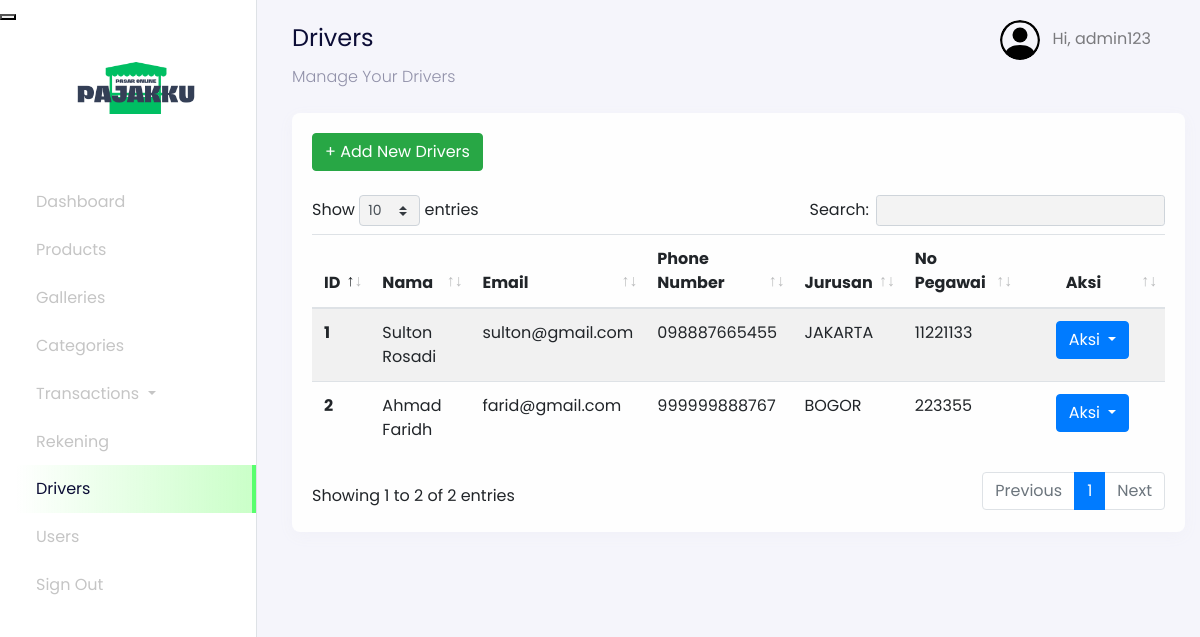
The page /admin/?page=drivers (signed in) on the database its author committed.
### tables this page shows
CREATE TABLE `users` (
  `id_user` int NOT NULL,
  `name` varchar(255) NOT NULL,
  `email` varchar(255) NOT NULL,
  `password` varchar(255) NOT NULL,
  `address` text,
  `phone_number` varchar(255) NOT NULL,
  `postal_code` varchar(191) NOT NULL,
  `roles` varchar(255) NOT NULL
);

CREATE TABLE `drivers` (
  `id_driver` int NOT NULL,
  `name_driver` varchar(255) NOT NULL,
  `email` varchar(255) NOT NULL,
  `password` varchar(255) NOT NULL,
  `phone_number` varchar(255) NOT NULL,
  `jurusan` varchar(255) NOT NULL,
  `no_pegawai` int NOT NULL
);

### config/config.php (called while the page is built, shortened)
<?php
$host = 'localhost';
$user = 'root';
$password = '';
$dbname = 'pajakku';
$conn = mysqli_connect($host, $user, $password, $dbname);
function query($query)
{
    global $conn;
    $result = mysqli_query($conn, $query);
    $rows = [];
    while ($row = mysqli_fetch_assoc($result)) {
        $rows[] = $row;
    }
    return $rows;
}
?>

### admin/drivers/dashboard-drivers.php (the view, shortened to what this page needs)
<nav
  class="navbar navbar-expand-lg navbar-light navbar-store fixed-top"
  data-aos="fade-down"
>
  <div class="container-fluid">
    <div class="collpase navbar-collapse" id="navbarResponsive">
      <ul class="navbar-nav d-none d-lg-flex ml-auto">
        <li class="nav-item dropdown">
          <a
            href="#"
            class="nav-link"
            id="navbarDropdown"
            role="button"
            data-toggle="dropdown"
          >
          <img
              src="../assets/images/person-circle.svg"
              alt="profile"
              height="40px"
              class="rounded-circle mr-2 profile-picture"
            />
            <?php
              $id_user = $_SESSION['user'];
              $user = query("SELECT * FROM users WHERE id_user = $id_user")[0];
            ?>
            Hi, <?= $user["name"]; ?>
          </a>
        </li>
      </ul>
    </div>
  </div>
</nav>
<div class="section-content section-dashboard-home" data-aos="fade-up">
  <div class="container-fluid">
    <div class="dashboard-heading">
      <h2 class="dashboard-title">Drivers</h2>
      <p class="dashboard-subtitle">Manage Your Drivers</p>
    </div>
    <div class="dashboard-content">
      <div class="row mt-4">
        <div class="col-12">
          <div class="card">
            <div class="card-body">
              <div class="row mb-4">
                <div class="col-12">
                <a href="?page=drivers-create" class="btn btn-success">
                  + Add New Drivers
                </a>
                </div>
              </div>
              <div class="row">
                <div class="col-12">
                  <div class="table-responsive">
                    <table class="table table-striped table-hover" id="table">
                      <thead>
                        <tr>
                          <th scope="col">ID</th>
                          <th scope="col">Nama</th>
                          <th scope="col">Email</th>
                          <th scope="col">Phone Number</th>
                          <th scope="col">Jurusan</th>
                          <th scope="col">No Pegawai</th>
                          <th scope="col" class="text-center">Aksi</th>
                        </tr>
                      </thead>
                      <tbody>
                        <?php
                          $no = 1;
                          $query = "SELECT * FROM drivers";
                          $drivers = query($query);
                        ?>
                        <?php foreach ($drivers as $driver) : ?>
                          <tr>
                            <th scope="row"><?= $no; ?></th>
                            <td><?= $driver["name_driver"]; ?></td>
                            <td><?= $driver["email"]; ?></td>
                            <td><?= $driver["phone_number"]; ?></td>
                            <td><?= $driver["jurusan"]; ?></td>
                            <td><?= $driver["no_pegawai"]; ?></td>
                            <td style="width: 17%; text-align: center;">
                              <div class="dropdown">
                                <button class="btn btn-primary dropdown-toggle" type="button" id="dropdownMenuButton" data-toggle="dropdown" aria-haspopup="true" aria-expanded="false">
                                  Aksi
                                </button>
                              </div>
                            </td>
                          </tr>
                          <?php $no++ ?>
                        <?php endforeach;?>
                      </tbody>
                    </table>
                  </div>
                </div>
              </div>
            </div>
          </div>
        </div>
      </div>
    </div>
  </div>
</div>

### rows shown on the page
users: name "admin123"
drivers: name_driver "Sulton Rosadi", email "sulton@gmail.com", phone_number "098887665455", jurusan "JAKARTA", no_pegawai "11221133"
drivers: name_driver "Ahmad Faridh", email "farid@gmail.com", phone_number "999999888767", jurusan "BOGOR", no_pegawai "223355"
